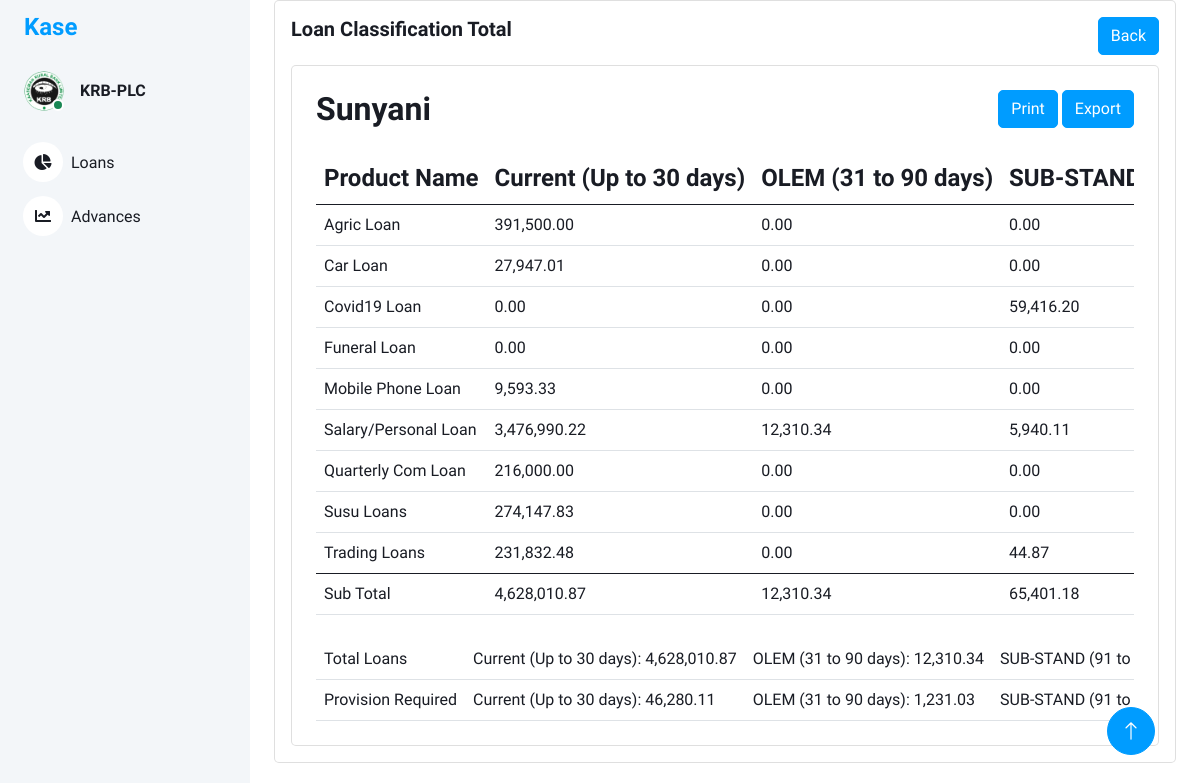
The page /loan_classification_total/2 on the database its author committed.
### models/loan_classification_files.py (models this page shows, shortened)
class LoanClassificationFiles(db.Model):
    id = db.Column(db.Integer, primary_key=True)
    branch_name = db.Column(db.String(100), nullable=False)
    loan_class_id = db.Column(db.String(100), nullable=True)
    filename = db.Column(db.String(100), nullable=True)

### models/loan_classification_items.py (models this page shows, shortened)
class LoanClassificationItems(db.Model):
    id = db.Column(db.Integer, primary_key=True)
    loan_class_file_id = db.Column(db.String(100), nullable=False)
    arrangement = db.Column(db.String(100), nullable=True)
    application_id = db.Column(db.String(100), nullable=True)
    company_branch = db.Column(db.String(100), nullable=True)
    account = db.Column(db.String(100), nullable=True)
    officer = db.Column(db.String(100), nullable=True)
    product_name = db.Column(db.String(100), nullable=True)
    customer = db.Column(db.String(100), nullable=True)
    customer_name = db.Column(db.String(100), nullable=True)
    opening_date = db.Column(db.String(100), nullable=True)
    first_pay_date = db.Column(db.String(100), nullable=True)
    maturity_date = db.Column(db.String(100), nullable=True)
    term = db.Column(db.String(100), nullable=True)
    interest_rate = db.Column(db.String(100), nullable=True)
    ccy = db.Column(db.String(100), nullable=True)
    commitment = db.Column(db.String(100), nullable=True)
    principal = db.Column(db.String(100), nullable=True)
    due_date = db.Column(db.String(100), nullable=True)
    overdue = db.Column(db.String(100), nullable=True)
    resch_id = db.Column(db.String(100), nullable=True)
    status = db.Column(db.String(100), nullable=True)

### views/loan_classification.py (the view)
@bp.route('/loan_classification_total/<int:id>')
def loan_classification_total(id):
    loan_classification_uploads = LoanClassificationFiles.query.filter_by(loan_class_id=id).all()
    branches_data = {}  # Dictionary to store all branches data
    branches_column_data = {}
    default_classifications = {
        'Current (Up to 30 days)': {'Commitment': 0.00, 'Principal': 0.00, 'Count': 0},
        'OLEM (31 to 90 days)': {'Commitment': 0.00, 'Principal': 0.00, 'Count': 0},
        'SUB-STAND (91 to 180 days)': {'Commitment': 0.00, 'Principal': 0.00, 'Count': 0},
        'DOUTFUL (181 to 360 days)': {'Commitment': 0.00, 'Principal': 0.00, 'Count': 0},
        'LOSS (Over 360 days)': {'Commitment': 0.00, 'Principal': 0.00, 'Count': 0}
    }
    for classification in loan_classification_uploads:
        branch_name = classification.branch_name
        if branch_name not in branches_data:
            branches_data[branch_name] = {}
            branches_column_data[branch_name] = {
                'Current (Up to 30 days)':  0.00,
                'OLEM (31 to 90 days)' : 0.00,
                'SUB-STAND (91 to 180 days)':0.00,
                'DOUTFUL (181 to 360 days)': 0.00,
                'LOSS (Over 360 days)': 0.00
            }
        loan_classification_items = LoanClassificationItems.query.filter_by(loan_class_file_id=classification.id).all()
        for item in loan_classification_items:
            product_name = item.product_name
            unified_product_name = get_unified_product_name(product_name)
            if item.opening_date is None:
                continue
            loan_classification = classify_loan(item.maturity_date)
            if unified_product_name not in branches_data[branch_name]:
                branches_data[branch_name][unified_product_name] = deepcopy(default_classifications)
            if item.overdue is not None:
                overdue_value = float(item.overdue.replace(',', ''))
            else:
                overdue_value = 0.0
            if item.due_date is not None:
                due_date_value = float(item.due_date.replace(',', ''))
            else:
                due_date_value = 0.0
            if item.principal is not None:
                principal_value = float(item.principal.replace(',', ''))
            else:
                principal_value = 0.0
            branches_data[branch_name][unified_product_name][loan_classification]['Commitment'] += overdue_value + due_date_value + principal_value
            branches_data[branch_name][unified_product_name][loan_classification]['Principal'] += float(item.principal.replace(',', ''))
            branches_data[branch_name][unified_product_name][loan_classification]['Count'] += 1
            branches_column_data[branch_name][loan_classification] += round((overdue_value + due_date_value + principal_value),2)
            branches_data[branch_name][unified_product_name][loan_classification]['Commitment'] = round(branches_data[branch_name][unified_product_name][loan_classification]['Commitment'], 2)
            branches_data[branch_name][unified_product_name][loan_classification]['Principal'] = round(branches_data[branch_name][unified_product_name][loan_classification]['Principal'], 2)
    totals = {}
    for branch in branches_column_data:
        for category in branches_column_data[branch]:
            if category not in totals:
                totals[category] = (round((branches_column_data[branch][category]),2))
            else:
                totals[category] += (round((branches_column_data[branch][category]),2))
    category_percentages = {
        'Current (Up to 30 days)': 0.01,  # 1%
        'OLEM (31 to 90 days)': 0.10,     # 10%
        'SUB-STAND (91 to 180 days)': 0.25, # 25%
        'DOUTFUL (181 to 360 days)': 0.50,  # 50%
        'LOSS (Over 360 days)': 1.00       # 100%
    }
    percent_totals = {category: "{:,.2f}".format(round(totals.get(category, 0) * category_percentages.get(category, 0), 2)) for category in category_percentages}
    formatted_totals = {category: "{:,.2f}".format(total) for category, total in totals.items()}
    return render_template('loan_classification_total.html', branches_data=branches_data,id=id,branches_column_total=branches_column_data,totals=formatted_totals,percent_totals=percent_totals)

### views/loan_classification.py (called while the page is built)
def classify_loan(maturity_date_str):
    from datetime import datetime  # Make sure you've imported datetime here
    maturity_date = datetime.strptime(maturity_date_str, '%d-%b-%y').date()
    days_outstanding = (date.today() - maturity_date).days
    if days_outstanding <= 30:
        return 'Current (Up to 30 days)'
    elif 31 <= days_outstanding <= 90:
        return 'OLEM (31 to 90 days)'
    elif 91 <= days_outstanding <= 180:
        return 'SUB-STAND (91 to 180 days)'
    elif 181 <= days_outstanding <= 360:
        return 'DOUTFUL (181 to 360 days)'
    else:
        return 'LOSS (Over 360 days)'   # Adjusted key here

def get_unified_product_name(product_name):
    if product_name in ['Salary Loan', 'Personal Loan']:
        return "Salary/Personal Loan"
    return product_name

### templates/loan_classification_total.html (shortened to what this page needs)
<!DOCTYPE html>
<html lang="en">
<head>
    <link href="https://cdnjs.cloudflare.com/ajax/libs/font-awesome/5.10.0/css/all.min.css" rel="stylesheet">
    <link href="https://cdn.jsdelivr.net/npm/bootstrap-icons@1.4.1/font/bootstrap-icons.css" rel="stylesheet">
    <link href="{{ url_for('static', filename='lib/owlcarousel/assets/owl.carousel.min.css') }}" rel="stylesheet">
    <link href="{{ url_for('static', filename='lib/tempusdominus/css/tempusdominus-bootstrap-4.min.css') }}"
        rel="stylesheet" />
    <link href="{{ url_for('static',filename='css/bootstrap.min.css') }}" rel="stylesheet">
    <link href="{{ url_for('static', filename='css/style.css') }}" rel="stylesheet">
</head>
<body>
    <div class="container-xxl position-relative bg-white d-flex p-0">
        <div class="sidebar pe-4 pb-3">
            <nav class="navbar bg-light navbar-light">
                <a href="{{ url_for('main.index') }}" class="navbar-brand mx-4 mb-3">
                    <h4 class="text-primary">Kase</h4>
                </a>
                <div class="d-flex align-items-center ms-4 mb-4">
                    <div class="position-relative">
                        <img class="rounded-circle" src="{{ url_for('static',filename='img/krblogoBig.png') }}" alt=""
                            style="width: 40px; height: 40px;">
                        <div
                            class="bg-success rounded-circle border border-2 border-white position-absolute end-0 bottom-0 p-1">
                        </div>
                    </div>
                    <div class="ms-3">
                        <h6 class="mb-0">KRB-PLC</h6>
                    </div>
                </div>
                <div class="navbar-nav w-100">
                    <a href="{{ url_for('main.index') }}" class="nav-item nav-link"><i
                            class="fa fa-chart-pie me-2"></i>Loans
                    </a>
                    <a href="{{ url_for('returns.advances_main') }}" class="nav-item nav-link"><i
                            class="fa fa-chart-line me-2"></i>Advances</a>
                </div>
            </nav>
        </div>
        <div class="content">
            <div class="container-fluid">
                <div class="container-fluid">
                    <div class="card">
                        <div class="card-body">
                            <div class="d-flex justify-content-between">
                                <div>
                                    <h5 class="card-title fw-semibold mb-4">Loan Classification Total</h5>
                                </div>
                                <div>
                                    <a href="{{ url_for('loan_classification.loan_classification_uploads', id=id )}}"
                                        class="btn btn-primary">Back</a>
                                </div>
                            </div>
                            <div class="card w-100">
                                <div class="card-body p-4">
                                    {% for branch_name, products in branches_data.items() %}
                                    <div class="d-flex justify-content-between">
                                        <div>
                                            <h2 class="card-title fw-semibold mb-4">{{ branch_name }} </h2>
                                        </div>
                                        <div>
                                            {% if loop.first %}
                                            <a href="#" class="btn btn-primary">Print</a>
                                            <a href="#" class="btn btn-primary">Export</a>
                                            {% endif %}
                                        </div>
                                    </div>
                                    <div class="table-responsive">
                                        <table class="table text-nowrap mb-0 align-middle text-dark">
                                            <thead class="text-dark fs-4">
                                                <tr>
                                                    <th>Product Name</th>
                                                    <th>Current (Up to 30 days)</th>
                                                    <th>OLEM (31 to 90 days)</th>
                                                    <th>SUB-STAND (91 to 180 days)</th>
                                                </tr>
                                            </thead>
                                            <tbody>
                                                {% for product_name, classifications in products.items()%}
                                                    <tr>
                                                        <td>{{ product_name }}</td>
                                                        <td>{{ "{:,.2f}".format(classifications['Current (Up to 30 days)']['Commitment']) }}</td>
                                                        <td>{{ "{:,.2f}".format(classifications['OLEM (31 to 90 days)']['Commitment']) }}</td>
                                                        <td>{{ "{:,.2f}".format(classifications['SUB-STAND (91 to 180 days)']['Commitment']) }}</td>
                                                    </tr>
                                                {% endfor %}
                                            </tbody>
                                            <tfoot>
                                                <tr>
                                                    <td>Sub Total</td>
                                                    <td>{{ "{:,.2f}".format(branches_column_total[branch_name]['Current (Up to 30 days)']) }}</td>
                                                    <td>{{ "{:,.2f}".format(branches_column_total[branch_name]['OLEM (31 to 90 days)']) }}</td>
                                                    <td>{{ "{:,.2f}".format(branches_column_total[branch_name]['SUB-STAND (91 to 180 days)']) }}</td>
                                                </tr>
                                            </tfoot>
                                        </table>
                                    </div>
                                    <br>
                                    {% endfor %}
                                    <div class="table-responsive">
                                        <table class="table text-nowrap mb-0 align-middle text-dark">
                                            <tr>
                                              <td>Total Loans</td>
                                              <td>Current (Up to 30 days): {{ totals['Current (Up to 30 days)'] }}</td>
                                              <td>OLEM (31 to 90 days): {{ totals['OLEM (31 to 90 days)'] }}</td>
                                              <td>SUB-STAND (91 to 180 days): {{ totals['SUB-STAND (91 to 180 days)'] }}</td>
                                            </tr>
                                            <tr>
                                              <td>Provision Required</td>
                                              <td>Current (Up to 30 days): {{ percent_totals['Current (Up to 30 days)'] }}</td>
                                              <td>OLEM (31 to 90 days): {{ percent_totals['OLEM (31 to 90 days)'] }}</td>
                                              <td>SUB-STAND (91 to 180 days): {{ percent_totals['SUB-STAND (91 to 180 days)'] }}</td>
                                            </tr>
                                          </table>
                                    </div>
                                </div>
                            </div>
                        </div>
                    </div>
                </div>
            </div>
            <a href="#" class="btn btn-lg btn-primary btn-lg-square back-to-top"><i class="bi bi-arrow-up"></i></a>
        </div>
    </div>
</body>
</html>

### static/css/style.css (style rules this page uses)
:root { --primary: #009CFF; --light: #F3F6F9; --dark: #191C24; }
.back-to-top { position: fixed; display: none; right: 45px; bottom: 45px; z-index: 99; }
.btn { transition: .5s; }
.btn.btn-primary { color: #FFFFFF; }
.btn-lg-square { width: 48px; height: 48px; }
.btn-square, .btn-sm-square, .btn-lg-square { padding: 0; display: inline-flex; align-items: center; justify-content: center; font-weight: normal; border-radius: 50px; }
.sidebar { position: fixed; top: 0; left: 0; bottom: 0; width: 250px; height: 100vh; overflow-y: auto; background: var(--light); transition: 0.5s; z-index: 999; }
.content { margin-left: 250px; min-height: 100vh; background: #FFFFFF; transition: 0.5s; }
@media (min-width: 992px) { .sidebar { margin-left: 0; } }
@media (min-width: 992px) { .content { width: calc(100% - 250px); } }
.sidebar .navbar .navbar-nav .nav-link { padding: 7px 20px; color: var(--dark); font-weight: 500; border-left: 3px solid var(--light); border-radius: 0 30px 30px 0; outline: none; }
.sidebar .navbar .navbar-nav .nav-link i { width: 40px; height: 40px; display: inline-flex; align-items: center; justify-content: center; background: #FFFFFF; border-radius: 40px; }

### rows shown on the page
LoanClassificationFiles: branch_name "Sunyani", products "Salary/Personal Loan", classifications "3,476,990.22", classifications "12,310.34", classifications "5,940.11", branch_name "4,628,010.87", branch_name "12,310.34", branch_name "65,401.18"
LoanClassificationItems: product_name "Agric Loan", classifications "391,500.00", classifications "0.00"
LoanClassificationItems: product_name "Car Loan", classifications "27,947.01", classifications "0.00"
LoanClassificationItems: product_name "Covid19 Loan", classifications "0.00", classifications "59,416.20"
LoanClassificationItems: product_name "Funeral Loan", classifications "0.00"
LoanClassificationItems: product_name "Mobile Phone Loan", classifications "9,593.33", classifications "0.00"
LoanClassificationItems: product_name "Quarterly Com Loan", classifications "216,000.00", classifications "0.00"
LoanClassificationItems: product_name "Susu Loans", principal "274,147.83", classifications "0.00"
LoanClassificationItems: product_name "Trading Loans", classifications "231,832.48", classifications "0.00", classifications "44.87"

### other values the page prints
{{ totals['Current (Up to 30 days)'] }} "4,628,010.87"
{{ totals['OLEM (31 to 90 days)'] }} "12,310.34"
{{ percent_totals['Current (Up to 30 days)'] }} "46,280.11"
{{ percent_totals['OLEM (31 to 90 days)'] }} "1,231.03"
